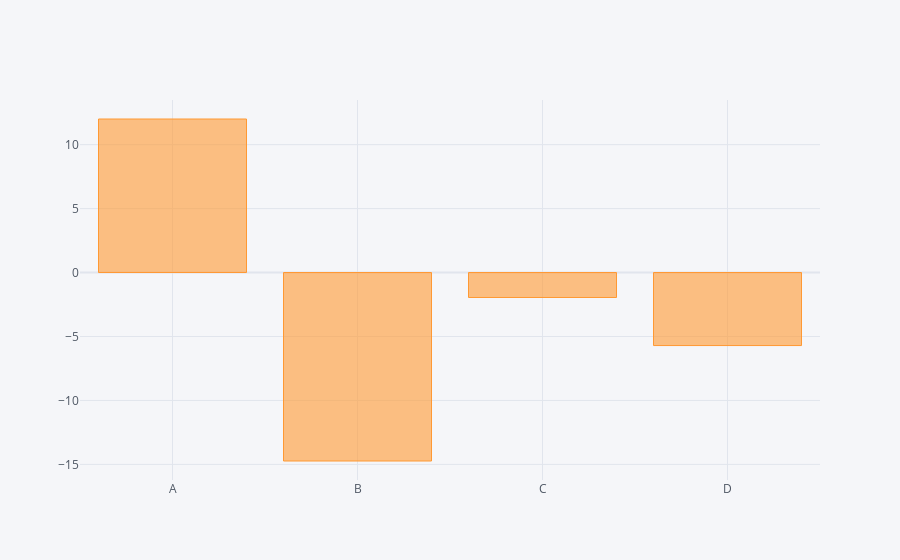

Write notebook code for a chart like this one.
### Code cell
# Bar plots are interesting with aggregate functions of groupbys
df.sum().iplot(kind='bar')

### Figure 1 — Plotly figure (JSON) as saved in the notebook; plotly's stock layout.template omitted (floating-point values rounded to 4 significant figures)
{"data": [{"marker": {"color": "rgba(255, 153, 51, 0.6)", "line": {"color": "rgba(255, 153, 51, 1.0)", "width": 1}}, "name": "None", "orientation": "v", "text": "", "type": "bar", "x": ["A", "B", "C", "D"], "y": [12.01, -14.74, -1.952, -5.711]}], "layout": {"autosize": true, "legend": {"bgcolor": "#F5F6F9", "font": {"color": "#4D5663"}}, "paper_bgcolor": "#F5F6F9", "plot_bgcolor": "#F5F6F9", "title": {"font": {"color": "#4D5663"}}, "xaxis": {"autorange": true, "gridcolor": "#E1E5ED", "range": [-0.5, 3.5], "showgrid": true, "tickfont": {"color": "#4D5663"}, "title": {"font": {"color": "#4D5663"}, "text": ""}, "type": "category", "zerolinecolor": "#E1E5ED"}, "yaxis": {"autorange": true, "gridcolor": "#E1E5ED", "range": [-16.22, 13.49], "showgrid": true, "tickfont": {"color": "#4D5663"}, "title": {"font": {"color": "#4D5663"}, "text": ""}, "type": "linear", "zerolinecolor": "#E1E5ED"}}}
